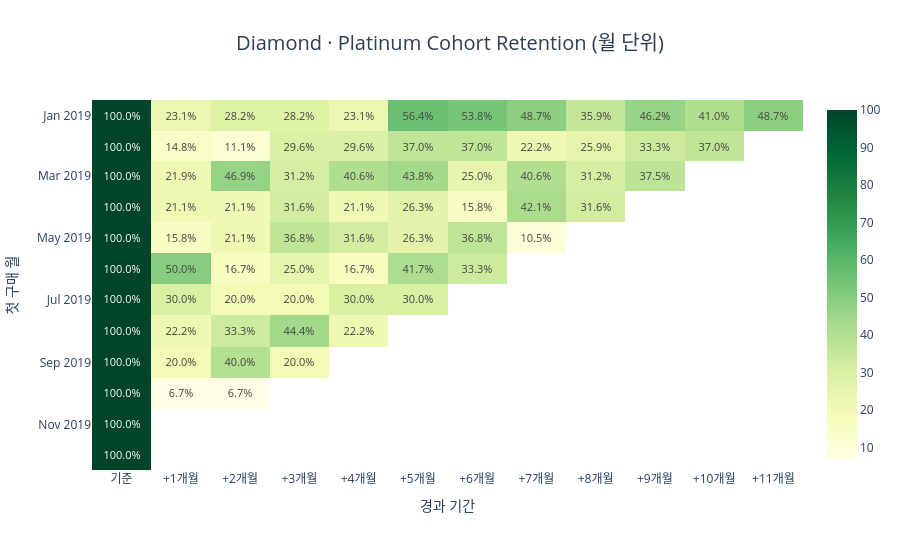

Write notebook code for a chart like this one.
### Code cell
x_labels = ['기준' if c == 0 else f'+{c}개월' for c in retention.columns]
retention_sorted = retention.sort_index(ascending=True)

text_vals = [
    [f'{v:.1f}%' if pd.notna(v) else '' for v in row]
    for row in retention_sorted.values
]

fig = go.Figure(go.Heatmap(
    z=retention_sorted.values,
    x=x_labels,
    y=[str(i) for i in retention_sorted.index],
    colorscale='YlGn',
    text=text_vals,
    texttemplate='%{text}',
    textfont=dict(size=11),
    showscale=True
))

fig.update_layout(
    title=dict(
        text='Diamond · Platinum Cohort Retention (월 단위)',
        font=dict(size=20, color='#2c3e50'), x=0.5, xanchor='center'
    ),
    xaxis_title='경과 기간',
    yaxis_title='첫 구매 월',
    plot_bgcolor='white',
    height=550,
    yaxis=dict(autorange='reversed')
)
fig.show()

### Figure 1 — Plotly figure (JSON) as saved in the notebook; plotly's stock layout.template omitted (floating-point values rounded to 4 significant figures; data arrays with more than 128 entries replaced by an {"elided": "..."} marker saying what was removed)
{"data": [{"colorscale": [[0, "rgb(255,255,229)"], [0.125, "rgb(247,252,185)"], [0.25, "rgb(217,240,163)"], [0.375, "rgb(173,221,142)"], [0.5, "rgb(120,198,121)"], [0.625, "rgb(65,171,93)"], [0.75, "rgb(35,132,67)"], [0.875, "rgb(0,104,55)"], [1, "rgb(0,69,41)"]], "showscale": true, "text": {"elided": "12x12 str values"}, "textfont": {"size": 11}, "texttemplate": "%{text}", "type": "heatmap", "x": ["기준", "+1개월", "+2개월", "+3개월", "+4개월", "+5개월", "+6개월", "+7개월", "+8개월", "+9개월", "+10개월", "+11개월"], "y": ["2019-01", "2019-02", "2019-03", "2019-04", "2019-05", "2019-06", "2019-07", "2019-08", "2019-09", "2019-10", "2019-11", "2019-12"], "z": {"elided": "12x12 float values"}}], "layout": {"height": 550, "plot_bgcolor": "white", "title": {"font": {"color": "#2c3e50", "size": 20}, "text": "Diamond · Platinum Cohort Retention (월 단위)", "x": 0.5, "xanchor": "center"}, "xaxis": {"title": {"text": "경과 기간"}}, "yaxis": {"autorange": "reversed", "title": {"text": "첫 구매 월"}}}}
